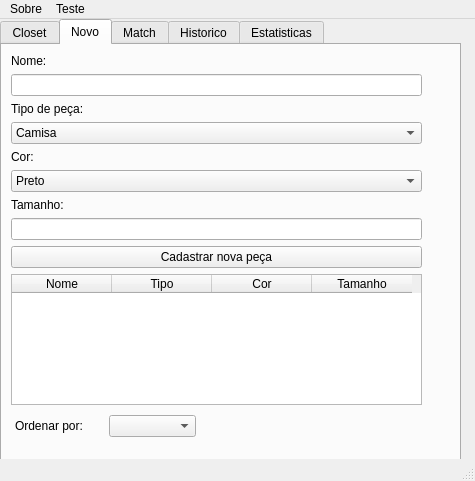
<?xml version="1.0" encoding="UTF-8"?>
<ui version="4.0">
 <class>MainWindow</class>
 <widget class="QMainWindow" name="MainWindow">
  <property name="geometry">
   <rect>
    <x>0</x>
    <y>0</y>
    <width>475</width>
    <height>481</height>
   </rect>
  </property>
  <property name="windowTitle">
   <string>MainWindow</string>
  </property>
  <widget class="QWidget" name="centralwidget">
   <widget class="QTabWidget" name="telas">
    <property name="geometry">
     <rect>
      <x>0</x>
      <y>0</y>
      <width>461</width>
      <height>451</height>
     </rect>
    </property>
    <property name="currentIndex">
     <number>1</number>
    </property>
    <widget class="QWidget" name="tab">
     <attribute name="title">
      <string>Closet</string>
     </attribute>
     <widget class="QLabel" name="teste">
      <property name="geometry">
       <rect>
        <x>170</x>
        <y>100</y>
        <width>121</width>
        <height>51</height>
       </rect>
      </property>
      <property name="text">
       <string/>
      </property>
     </widget>
    </widget>
    <widget class="QWidget" name="tab_2">
     <attribute name="title">
      <string>Novo</string>
     </attribute>
     <widget class="QWidget" name="">
      <property name="geometry">
       <rect>
        <x>9</x>
        <y>9</y>
        <width>411</width>
        <height>351</height>
       </rect>
      </property>
      <layout class="QVBoxLayout" name="verticalLayout">
       <item>
        <widget class="QLabel" name="label">
         <property name="text">
          <string>Nome: </string>
         </property>
        </widget>
       </item>
       <item>
        <widget class="QLineEdit" name="inputNome"/>
       </item>
       <item>
        <widget class="QLabel" name="label_2">
         <property name="text">
          <string>Tipo de peça: </string>
         </property>
        </widget>
       </item>
       <item>
        <widget class="QComboBox" name="inputTipo">
         <item>
          <property name="text">
           <string>Camisa</string>
          </property>
         </item>
         <item>
          <property name="text">
           <string>Calça</string>
          </property>
         </item>
         <item>
          <property name="text">
           <string>Calçado</string>
          </property>
         </item>
         <item>
          <property name="text">
           <string>Bermuda</string>
          </property>
         </item>
         <item>
          <property name="text">
           <string>Shortinho</string>
          </property>
         </item>
        </widget>
       </item>
       <item>
        <widget class="QLabel" name="label_3">
         <property name="text">
          <string>Cor: </string>
         </property>
        </widget>
       </item>
       <item>
        <widget class="QComboBox" name="inputCor">
         <item>
          <property name="text">
           <string>Preto</string>
          </property>
         </item>
         <item>
          <property name="text">
           <string>Azul</string>
          </property>
         </item>
         <item>
          <property name="text">
           <string>Branco</string>
          </property>
         </item>
         <item>
          <property name="text">
           <string>Vermelho</string>
          </property>
         </item>
        </widget>
       </item>
       <item>
        <widget class="QLabel" name="label_4">
         <property name="text">
          <string>Tamanho: </string>
         </property>
        </widget>
       </item>
       <item>
        <widget class="QLineEdit" name="inputTamanho"/>
       </item>
       <item>
        <widget class="QPushButton" name="btnCadastro">
         <property name="text">
          <string>Cadastrar nova peça</string>
         </property>
        </widget>
       </item>
       <item>
        <widget class="QTableWidget" name="tabela">
         <column>
          <property name="text">
           <string>Nome</string>
          </property>
         </column>
         <column>
          <property name="text">
           <string>Tipo</string>
          </property>
         </column>
         <column>
          <property name="text">
           <string>Cor</string>
          </property>
         </column>
         <column>
          <property name="text">
           <string>Tamanho</string>
          </property>
         </column>
        </widget>
       </item>
      </layout>
     </widget>
     <widget class="QWidget" name="">
      <property name="geometry">
       <rect>
        <x>13</x>
        <y>370</y>
        <width>181</width>
        <height>22</height>
       </rect>
      </property>
      <layout class="QHBoxLayout" name="horizontalLayout">
       <item>
        <widget class="QLabel" name="label_5">
         <property name="text">
          <string>Ordenar por:</string>
         </property>
        </widget>
       </item>
       <item>
        <widget class="QComboBox" name="btnOrdenar">
         <item>
          <property name="text">
           <string/>
          </property>
         </item>
         <item>
          <property name="text">
           <string>Nome</string>
          </property>
         </item>
         <item>
          <property name="text">
           <string>Tipo</string>
          </property>
         </item>
         <item>
          <property name="text">
           <string>Cor</string>
          </property>
         </item>
         <item>
          <property name="text">
           <string>Tamanho</string>
          </property>
         </item>
        </widget>
       </item>
      </layout>
     </widget>
    </widget>
    <widget class="QWidget" name="tab_5">
     <attribute name="title">
      <string>Match</string>
     </attribute>
    </widget>
    <widget class="QWidget" name="tab_4">
     <attribute name="title">
      <string>Historico</string>
     </attribute>
    </widget>
    <widget class="QWidget" name="tab_3">
     <attribute name="title">
      <string>Estatisticas</string>
     </attribute>
    </widget>
   </widget>
  </widget>
  <widget class="QMenuBar" name="menubar">
   <property name="geometry">
    <rect>
     <x>0</x>
     <y>0</y>
     <width>475</width>
     <height>21</height>
    </rect>
   </property>
   <widget class="QMenu" name="menuSobre">
    <property name="title">
     <string>Sobre</string>
    </property>
   </widget>
   <widget class="QMenu" name="menuTeste">
    <property name="title">
     <string>Teste</string>
    </property>
    <addaction name="actionAdicionar"/>
   </widget>
   <addaction name="menuSobre"/>
   <addaction name="menuTeste"/>
  </widget>
  <widget class="QStatusBar" name="statusbar"/>
  <action name="actionAdicionar">
   <property name="text">
    <string>Adicionar</string>
   </property>
  </action>
 </widget>
 <resources/>
 <connections/>
</ui>
